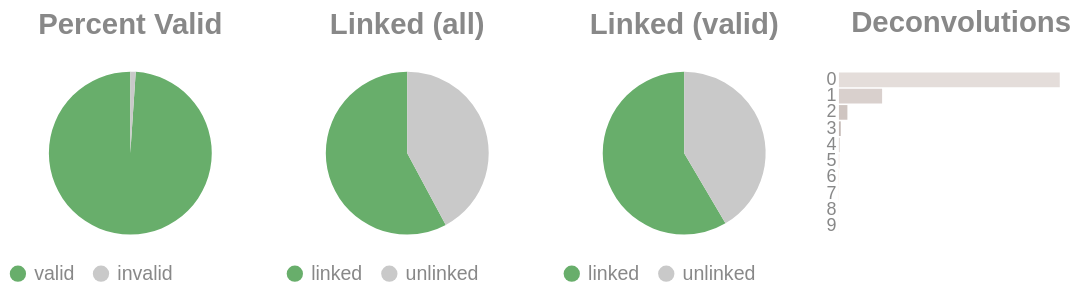

Notebook code cell kept with this figure:
### Code cell
if SKIPLR:
    pass
else:
    clash = Counter()
    for i in valids['molecule'].to_list():
        _mol = i.split("-")
        if len(_mol) == 1:
            clash.update('0')
        else:
            clash.update(_mol[-1])

    _d = {"deconvolutions": [], 'count': []}
    for k,v in clash.items():
        _d['deconvolutions'].append(k)
        _d['count'].append(v)

    tot_valid = valids['reads'].sum()
    mask = valids['reads'] >= 2
    n_linked_reads = valids.filter(mask)['reads'].sum()
    if n_linked_reads == 0:
        print_html("No linked molecules (>=2 reads) were detected; skipping linked-only distributions.")
        SKIPLR = True
    else:
        perc_valid = round(tot_valid / n_reads, 4)
        linked_perc_abs = round(n_linked_reads / n_reads, 4)
        linked_perc = round(n_linked_reads / tot_valid, 4)

    _valid = pl.DataFrame({"valids": ['valid', 'invalid'], "count": [tot_valid, n_reads - tot_valid]})
    _linked_abs = pl.DataFrame({"linked (absolute)": ['linked', 'unlinked'], "count": [n_linked_reads, n_reads - n_linked_reads]})
    _linked_rel = pl.DataFrame({"linked (valids)": ['linked', 'unlinked'], "count": [n_linked_reads, tot_valid - n_linked_reads]})

    (
        alt.hconcat(
            piechart(_valid, goodval = 'valid', title = "Percent Valid"),
            piechart(_linked_abs, goodval = "linked", title =  "Linked (all)"),
            piechart(_linked_rel, goodval = "linked", title =  "Linked (valid)"),
            convolutionbar(pl.DataFrame(_d), title = "Deconvolutions"),
            center = True,
            bounds = 'flush'
        )
        .resolve_scale(color='independent')
        .resolve_legend('independent')
        .properties(usermeta={'embedOptions': {"actions": False}})
    ).display()

### Figure 1 — Vega-Lite specification as saved in the notebook (floating-point values rounded to 4 significant figures)
{"width": "container", "height": 400, "config": {"title": {"anchor": "start", "dy": -15, "fontSize": 18, "color": "#888888", "subtitleColor": "#888888", "subtitleFontSize": 14}, "arc": {"fill": "#0072B2"}, "axis": {"domainColor": "#888888", "domainWidth": 0.5, "gridWidth": 0.2, "grid": false, "titleFontWeight": 400, "titleFontSize": 15, "labelFontSize": 11, "labelColor": "#888888", "tickColor": "#888888", "tickWidth": 0.2, "titleColor": "#888888"}, "axisBand": {"grid": false}, "axisX": {"grid": true, "tickSize": 10, "domainCap": "round"}, "axisY": {"domain": false, "grid": true, "tickSize": 0, "domainCap": "round"}, "background": "transparent", "header": {"labelFontSize": 15, "labelColor": "#888888", "titleFontSize": 15, "titleFontWeight": 600, "titleColor": "#888888"}, "legend": {"labelFont": "sans-serif", "labelFontSize": 12, "labelColor": "#888888", "symbolSize": 100, "symbolType": "circle", "titleFontSize": 12, "titlePadding": 10, "titleColor": "#888888", "title": null}, "range": {"category": ["#E69F00", "#56B4E9", "#009E73", "#F0E442", "#0072B2", "#D55E00", "#CC79A7", "#000000"], "diverging": ["#cfe8f3", "#a2d4ec", "#73bfe2", "#46abdb", "#1696d2", "#12719e"]}, "area": {"fill": "#0072B2", "fillOpacity": 0.7, "line": true, "strokeOpacity": 0.7}, "line": {"color": "#0072B2", "stroke": "#0072B2", "strokeWidth": 2}, "trail": {"color": "#0072B2", "stroke": "#0072B2", "strokeWidth": 0, "size": 1}, "point": {"filled": true, "fillOpacity": 1.0, "size": 95}, "text": {"color": "#888888", "fontSize": 11, "align": "right", "fontWeight": 400, "size": 11}, "bar": {"fill": "#0072B2", "stroke": null}, "view": {"stroke": null, "continuousWidth": 660, "continuousHeight": 400}}, "hconcat": [{"data": {"name": "data-0398522dabdc7eecb1b37707f7307cf2"}, "mark": {"type": "arc"}, "encoding": {"color": {"field": "valids", "legend": {"orient": "bottom", "title": null}, "scale": {"domain": ["valid", "invalid"], "range": ["#68ae6b", "#C9C9C9"]}, "title": "Valids", "type": "nominal"}, "theta": {"field": "count", "type": "quantitative"}, "tooltip": [{"field": "valids", "title": "Valids", "type": "ordinal"}, {"field": "percent", "format": ".2%", "title": "Percent", "type": "quantitative"}, {"field": "count", "title": "Count", "type": "quantitative"}]}, "height": 100, "title": {"text": "Percent Valid", "align": "center", "anchor": "middle"}, "transform": [{"calculate": "datum.count / 1457843", "as": "percent"}], "width": 150}, {"data": {"name": "data-6e2f87aab0a31a114362151c6e3aefeb"}, "mark": {"type": "arc"}, "encoding": {"color": {"field": "linked (absolute)", "legend": {"orient": "bottom", "title": null}, "scale": {"domain": ["linked", "unlinked"], "range": ["#68ae6b", "#C9C9C9"]}, "title": "Linked (Absolute)", "type": "nominal"}, "theta": {"field": "count", "type": "quantitative"}, "tooltip": [{"field": "linked (absolute)", "title": "Linked (Absolute)", "type": "ordinal"}, {"field": "percent", "format": ".2%", "title": "Percent", "type": "quantitative"}, {"field": "count", "title": "Count", "type": "quantitative"}]}, "height": 100, "title": {"text": "Linked (all)", "align": "center", "anchor": "middle"}, "transform": [{"calculate": "datum.count / 1457843", "as": "percent"}], "width": 150}, {"data": {"name": "data-bbd6f1ccd2186102dfc768e2717f62ae"}, "mark": {"type": "arc"}, "encoding": {"color": {"field": "linked (valids)", "legend": {"orient": "bottom", "title": null}, "scale": {"domain": ["linked", "unlinked"], "range": ["#68ae6b", "#C9C9C9"]}, "title": "Linked (Valids)", "type": "nominal"}, "theta": {"field": "count", "type": "quantitative"}, "tooltip": [{"field": "linked (valids)", "title": "Linked (Valids)", "type": "ordinal"}, {"field": "percent", "format": ".2%", "title": "Percent", "type": "quantitative"}, {"field": "count", "title": "Count", "type": "quantitative"}]}, "height": 100, "title": {"text": "Linked (valid)", "align": "center", "anchor": "middle"}, "transform": [{"calculate": "datum.count / 1442384", "as": "percent"}], "width": 150}, {"data": {"name": "data-268f595471dee7d5e650657ef1f2a4e7"}, "mark": {"type": "bar"}, "encoding": {"color": {"field": "deconvolutions", "legend": null, "scale": {"scheme": "lightgreyred"}, "type": "nominal"}, "tooltip": [{"field": "deconvolutions", "title": "Deconvolutions", "type": "ordinal"}, {"field": "percent", "format": ".2%", "title": "Percent", "type": "quantitative"}, {"field": "count", "title": "Count", "type": "quantitative"}], "x": {"axis": null, "field": "count", "type": "quantitative"}, "y": {"field": "deconvolutions", "sort": "ascending", "title": null, "type": "nominal"}}, "height": 100, "title": {"text": "Deconvolutions", "align": "center", "anchor": "middle"}, "transform": [{"calculate": "datum.count / 900384", "as": "percent"}], "width": 150}], "bounds": "flush", "center": true, "resolve": {"legend": {"angle": "independent"}, "scale": {"color": "independent"}}, "usermeta": {"embedOptions": {"actions": false}}, "$schema": "https://vega.github.io/schema/vega-lite/v6.4.1.json", "datasets": {"data-0398522dabdc7eecb1b37707f7307cf2": [{"valids": "valid", "count": 1442384}, {"valids": "invalid", "count": 15459}], "data-6e2f87aab0a31a114362151c6e3aefeb": [{"linked (absolute)": "linked", "count": 843223}, {"linked (absolute)": "unlinked", "count": 614620}], "data-bbd6f1ccd2186102dfc768e2717f62ae": [{"linked (valids)": "linked", "count": 843223}, {"linked (valids)": "unlinked", "count": 599161}], "data-268f595471dee7d5e650657ef1f2a4e7": [{"deconvolutions": "0", "count": 722979}, {"deconvolutions": "1", "count": 141328}, {"deconvolutions": "2", "count": 27735}, {"deconvolutions": "3", "count": 5918}, {"deconvolutions": "4", "count": 1565}, {"deconvolutions": "5", "count": 514}, {"deconvolutions": "6", "count": 188}, {"deconvolutions": "7", "count": 89}, {"deconvolutions": "8", "count": 44}, {"deconvolutions": "9", "count": 24}]}}
